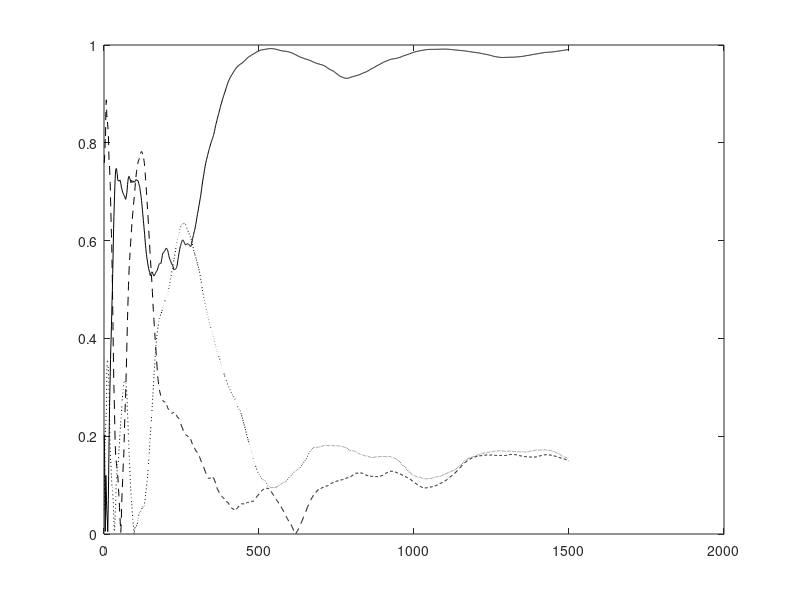

Write the MATLAB code that produced this figure. (Note: this script raises an error after producing the figure.)
% Adaptive GSVD Algorithm 

function GSVDOJA();

% Number of samples N and dimension D
eta0     = 500;
nSamples = 500;
nDim1    = 5;
nDim2    = 7;
nEpochs  = 3;
randn('state',0);

% Generate the x random vectors
for i = 1 : nSamples
    for j = 1 : nDim1
        x(j,i) = 8*(20-2*j)*randn;
    end
end
meanX = zeros(nDim1,1);
for i = 1 : nSamples
    meanX = meanX + x(:,i)/nSamples;
end
for i = 1 : nSamples
    x(:,i) = x(:,i) - meanX;
end

% Generate the y random vectors
for i = 1 : nSamples
    for j = 1 : nDim2
        y(j,i) = 1*randn;
    end
end
meanY = zeros(nDim2, 1);
for i = 1 : nSamples
    meanY = meanY + y(:,i)/nSamples;
end
for i = 1 : nSamples
    y(:,i) = y(:,i) - meanY;
end

% Generate the Ctrue matrix
Ctrue = zeros(nDim1, nDim2);
for i = 1 : nSamples
    Ctrue = Ctrue + x(:,i)*y(:,i)'/nSamples;
end
Ctrue

% Generate the Etrue matrix
Etrue = zeros(nDim2, nDim2);
for i = 1 : nSamples
    Etrue = Etrue + y(:,i)*y(:,i)' / nSamples;
end
Etrue

% Compute the true eigenvectors and eigenvalues
Z1  = zeros(nDim1,nDim1);
Z2  = zeros(nDim2,nDim2);
Z3  = zeros(nDim1,nDim2);
I1  = eye(nDim1,nDim1);
At   = zeros(nDim1+nDim2,nDim1+nDim2);
Bt   = zeros(nDim1+nDim2,nDim1+nDim2);
At   = [Z1,Ctrue; Ctrue',Z2];
Bt   = 0.5 * [I1,Z3; Z3',Etrue];
[Vx,Dx] = eig(At, Bt);
[d,in]  = sort(diag(Dx));
Vy  = zeros(nDim1+nDim2,nDim1+nDim2);
Dy  = zeros(nDim1+nDim2,nDim1+nDim2);
for i = 1 : nDim1
    r = in(nDim1+nDim2+1-i);
    Vy(:,i) = Vx(:,r);
    Dy(i,i) = Dx(r,r);
end
U = Vy(1:nDim1,1:nDim1);
V = Vy(nDim1+1:nDim1+nDim2, 1:nDim1);
for i = 1 : nDim1
    U(:,i) = U(:,i) / norm(U(:,i));
    V(:,i) = V(:,i) / norm(V(:,i));
end
diag(Dy)'

%[Ua,Va,Xa,Da,Sa] = GSVD(Ctrue, Etrue);
%SV     = GSVD(Ctrue, Etrue)'
%for i = 1 : nDim1
%    Ua(:,i) = Ua(:,i) / norm(Ua(:,i));
%    Va(:,i) = Va(:,i) / norm(Va(:,i));
%    Xa(:,i) = Xa(:,i) / norm(Xa(:,i));
%end


% Run the adaptive algorithm
C   = zeros(nDim1,nDim2);
E   = zeros(nDim2,nDim2);
A   = zeros(nDim1+nDim2,nDim1+nDim2);
B   = zeros(nDim1+nDim2,nDim1+nDim2);
W   = 0.1 * ones(nDim1+nDim2,nDim2);

if 1
for epoch = 1 : nEpochs
    for iter = 1 : nSamples
        
        cnt = nSamples*(epoch-1) + iter;
        
        Ck   = x(:,iter) * y(:,iter)';
        C    = C + (1.0 / cnt)*(Ck - C);
        A   = [Z1,C; C',Z2];
        
        Ek   = y(:,iter) * y(:,iter)';
        E    = E + (1.0/cnt)*(Ek - E);
        B   = 0.5 * [I1,Z3; Z3',E];
       
        etat = 1.0 / (eta0 + cnt);
        W    = W + etat*(A*W - B*W*triu(W'*A*W));
      
        U1 = W(1:nDim1,1:nDim1);
        for i = 1 : nDim1
   		    U1(:,i) = U1(:,i)/norm(U1(:,i));
        end
        V1 = W(nDim1+1:nDim1+nDim2, 1:nDim1);
        for i = 1 : nDim1
   		    V1(:,i) = V1(:,i)/norm(V1(:,i));
        end
        cos_t1(:,cnt) = abs(diag(U1'*U));
        cos_t2(:,cnt) = abs(diag(V1'*V));
        ind(cnt) = cnt;
    end
end

if (1)

% Plot the convergence results
figure(1);
plot(ind,cos_t1(1,:),'k-'); hold on;
plot(ind,cos_t1(2,:),'k:'); hold on;
plot(ind,cos_t1(3,:),'k--'); hold on;
plot(0,1,'k:'); hold on;
legend('Component1 of U','Component2 of U','Component3 of U',0);
xlabel('Number of Samples');
ylabel('Direction Cosines for Components of U');
hold off;

% Plot the convergence results
figure(2);
plot(ind,cos_t2(1,:),'k-'); hold on;
plot(ind,cos_t2(2,:),'k:'); hold on;
plot(ind,cos_t2(3,:),'k--'); hold on;
plot(0,1,'k:'); hold on;
legend('Component1 of V','Component2 of V','Component3 of V',0);
xlabel('Number of Samples');
ylabel('Direction Cosines for Components of V');
hold off;

else

plot(ind,cos_t1(1,:),'k-'); hold on;
plot(ind,cos_t1(2,:),'k:');
plot(ind,cos_t1(3,:),'k-.');
plot(ind,cos_t1(4,:),'k--');

plot(ind,cos_t2(1,:),'r-');
plot(ind,cos_t2(2,:),'r:');
plot(ind,cos_t2(3,:),'r-.');
plot(ind,cos_t2(4,:),'r--');
hold off;

end

end